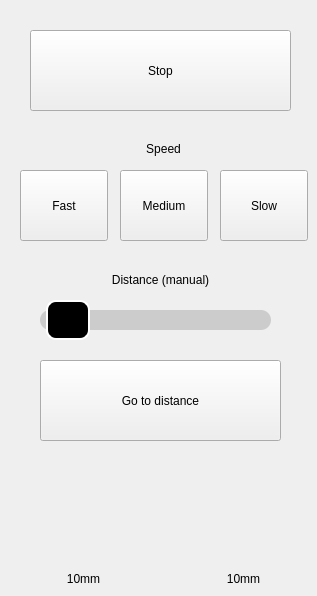
           <widget class="QWidget" name="ForkliftPage">
            <widget class="QPushButton" name="LiftUp">
             <property name="geometry">
              <rect>
               <x>30</x>
               <y>480</y>
               <width>101</width>
               <height>91</height>
              </rect>
             </property>
             <property name="sizePolicy">
              <sizepolicy hsizetype="Minimum" vsizetype="Maximum">
               <horstretch>0</horstretch>
               <verstretch>0</verstretch>
              </sizepolicy>
             </property>
             <property name="styleSheet">
              <string notr="true">background-color: transparent;
border: none;</string>
             </property>
             <property name="text">
              <string/>
             </property>
             <property name="icon">
              <iconset>
               <normaloff>controlArrows/lift.svg</normaloff>controlArrows/lift.svg</iconset>
             </property>
             <property name="iconSize">
              <size>
               <width>80</width>
               <height>80</height>
              </size>
             </property>
             <property name="checkable">
              <bool>false</bool>
             </property>
             <attribute name="buttonGroup">
              <string notr="true">buttonGroup_2</string>
             </attribute>
            </widget>
            <widget class="QPushButton" name="LowerDown">
             <property name="geometry">
              <rect>
               <x>190</x>
               <y>480</y>
               <width>101</width>
               <height>91</height>
              </rect>
             </property>
             <property name="sizePolicy">
              <sizepolicy hsizetype="Minimum" vsizetype="Maximum">
               <horstretch>0</horstretch>
               <verstretch>0</verstretch>
              </sizepolicy>
             </property>
             <property name="styleSheet">
              <string notr="true">background-color: transparent;
border: none;</string>
             </property>
             <property name="text">
              <string/>
             </property>
             <property name="icon">
              <iconset>
               <normaloff>controlArrows/lower.svg</normaloff>controlArrows/lower.svg</iconset>
             </property>
             <property name="iconSize">
              <size>
               <width>80</width>
               <height>80</height>
              </size>
             </property>
             <property name="checkable">
              <bool>false</bool>
             </property>
             <attribute name="buttonGroup">
              <string notr="true">buttonGroup_2</string>
             </attribute>
            </widget>
            <widget class="QSlider" name="SliderLift">
             <property name="geometry">
              <rect>
               <x>40</x>
               <y>300</y>
               <width>231</width>
               <height>41</height>
              </rect>
             </property>
             <property name="styleSheet">
              <string notr="true">QSlider::groove:horizontal {
    height: 20px;
    background: #ccc;
    border-radius: 10px;
}
QSlider::handle:horizontal {
    background: #000000;
    border: 2px solid white;
    width: 40px;
    margin: -10px 0; /* center handle */
    border-radius: 10px;
}</string>
             </property>
             <property name="minimum">
              <number>80</number>
             </property>
             <property name="maximum">
              <number>1500</number>
             </property>
             <property name="singleStep">
              <number>10</number>
             </property>
             <property name="value">
              <number>123</number>
             </property>
             <property name="sliderPosition">
              <number>123</number>
             </property>
             <property name="orientation">
              <enum>Qt::Orientation::Horizontal</enum>
             </property>
            </widget>
            <widget class="QPushButton" name="FastForktLiftButton">
             <property name="geometry">
              <rect>
               <x>20</x>
               <y>170</y>
               <width>88</width>
               <height>71</height>
              </rect>
             </property>
             <property name="text">
              <string>Fast</string>
             </property>
             <property name="checkable">
              <bool>true</bool>
             </property>
             <attribute name="buttonGroup">
              <string notr="true">buttonGroup</string>
             </attribute>
            </widget>
            <widget class="QPushButton" name="SlowLiftButton">
             <property name="geometry">
              <rect>
               <x>220</x>
               <y>170</y>
               <width>88</width>
               <height>71</height>
              </rect>
             </property>
             <property name="text">
              <string>Slow</string>
             </property>
             <property name="checkable">
              <bool>true</bool>
             </property>
             <attribute name="buttonGroup">
              <string notr="true">buttonGroup</string>
             </attribute>
            </widget>
            <widget class="QPushButton" name="StopForkliftButton">
             <property name="geometry">
              <rect>
               <x>30</x>
               <y>30</y>
               <width>261</width>
               <height>81</height>
              </rect>
             </property>
             <property name="text">
              <string>Stop</string>
             </property>
             <property name="checkable">
              <bool>false</bool>
             </property>
            </widget>
            <widget class="QLabel" name="label_4">
             <property name="geometry">
              <rect>
               <x>130</x>
               <y>140</y>
               <width>67</width>
               <height>17</height>
              </rect>
             </property>
             <property name="text">
              <string>Speed</string>
             </property>
             <property name="alignment">
              <set>Qt::AlignmentFlag::AlignCenter</set>
             </property>
            </widget>
            <widget class="QPushButton" name="SendForkliftCommand">
             <property name="geometry">
              <rect>
               <x>40</x>
               <y>360</y>
               <width>241</width>
               <height>81</height>
              </rect>
             </property>
             <property name="text">
              <string>Go to distance</string>
             </property>
             <property name="checkable">
              <bool>false</bool>
             </property>
            </widget>
            <widget class="QPushButton" name="MediumLiftButton">
             <property name="geometry">
              <rect>
               <x>120</x>
               <y>170</y>
               <width>88</width>
               <height>71</height>
              </rect>
             </property>
             <property name="text">
              <string>Medium</string>
             </property>
             <property name="checkable">
              <bool>true</bool>
             </property>
             <attribute name="buttonGroup">
              <string notr="true">buttonGroup</string>
             </attribute>
            </widget>
            <widget class="QLabel" name="label_7">
             <property name="geometry">
              <rect>
               <x>90</x>
               <y>270</y>
               <width>141</width>
               <height>20</height>
              </rect>
             </property>
             <property name="text">
              <string>Distance (manual)</string>
             </property>
             <property name="alignment">
              <set>Qt::AlignmentFlag::AlignCenter</set>
             </property>
            </widget>
            <widget class="QLabel" name="label_2">
             <property name="geometry">
              <rect>
               <x>50</x>
               <y>570</y>
               <width>67</width>
               <height>17</height>
              </rect>
             </property>
             <property name="text">
              <string>10mm</string>
             </property>
             <property name="alignment">
              <set>Qt::AlignmentFlag::AlignCenter</set>
             </property>
            </widget>
            <widget class="QLabel" name="label_9">
             <property name="geometry">
              <rect>
               <x>210</x>
               <y>570</y>
               <width>67</width>
               <height>17</height>
              </rect>
             </property>
             <property name="text">
              <string>10mm</string>
             </property>
             <property name="alignment">
              <set>Qt::AlignmentFlag::AlignCenter</set>
             </property>
            </widget>
           </widget>
